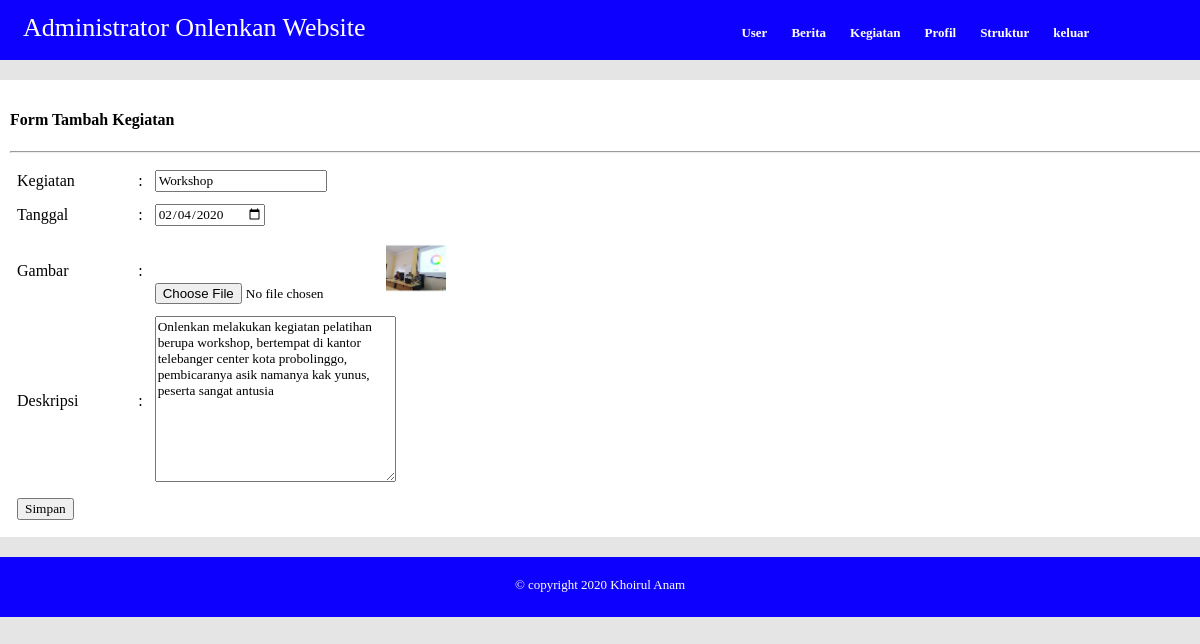
The page /admin/?page=ukegiatan&id=8 (signed in) on the database its author committed.
### tables this page shows
CREATE TABLE `kegiatan` (
  `idkegiatan` int(4) NOT NULL,
  `tglkegiatan` date NOT NULL,
  `kegiatan` varchar(50) NOT NULL,
  `deskripsi` text NOT NULL,
  `iduser` int(11) NOT NULL,
  `gambar` varchar(20) NOT NULL
);

### admin/hal/ukegiatan.php (the view, shortened to what this page needs)
<?php
$id = $_GET['id'];
$sql = mysqli_query($konek, "select * from kegiatan	 where idkegiatan = '$id'");
$r = mysqli_fetch_assoc($sql);
?>
<h4>Form Tambah Kegiatan</h4>
<hr>
<form action="" method="post" enctype="multipart/form-data">
	<table width="100%" cellpadding="5" cellsspacing="2">
		<tr>
			<td width="10%">Kegiatan</td>
			<td width="1%">:</td>
			<td><input type="text" name="txtkegiatan" placeholder="Masukkan Nama" required value="<?=$r['kegiatan']?>"></td>
		</tr>
		<tr>
			<td width="10%">Tanggal</td>
			<td>:</td>
			<td><input type="date" name="txttgl" placeholder="Masukkan Username" required value="<?=$r['tglkegiatan']?>"></td>
		</tr>
		<tr>
			<td width="10%">Gambar</td>
			<td>:</td>
			<td>
				<input type="file" name="txtgbr" >
				<img src="../kegiatan/<?=$r['gambar']?>" width="60" height="60">
			</td>
		</tr>
		<tr>
			<td width="10%">Deskripsi</td>
			<td width="1%">:</td>
			<td>
				<textarea name="txtdeskripsi" cols="30" rows="10" placeholder="Masukkan deskripsi"><?=$r['deskripsi']?></textarea>
			</td>
		</tr>
		<tr>
			<td colspan="3">
				<input type="submit" name="ubahkegiatan" value="Simpan">
			</td>
		</tr>
	</table>
</form>

### css/style.css (style rules this page uses)
* { font-family: poppins; }
body { background: #e5e5e5; margin: 0 ; }
form { margin-top: 10px; }

### rows shown on the page
kegiatan: txtkegiatan "Workshop", txttgl "02/04/2020", gambar (picture), txtdeskripsi "Onlenkan melakukan kegiatan pelatihan berupa workshop, bertempat di kantor telebanger center kota probolinggo, pembicaranya asik namanya kak yunus, peserta sangat antusia"
